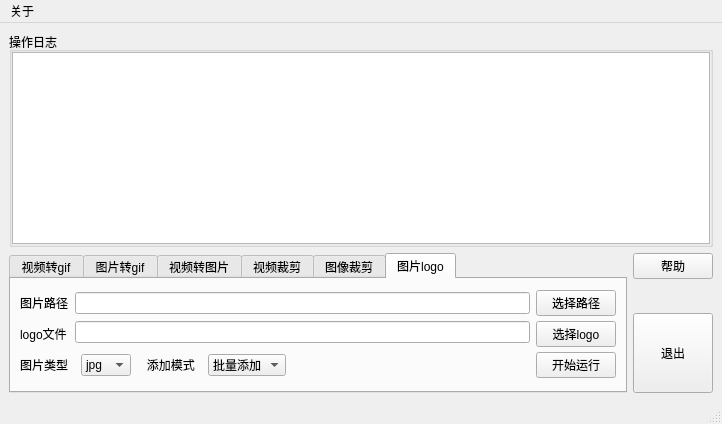
<?xml version="1.0" encoding="UTF-8"?>
<ui version="4.0">
 <class>MainWindow</class>
 <widget class="QMainWindow" name="MainWindow">
  <property name="geometry">
   <rect>
    <x>0</x>
    <y>0</y>
    <width>722</width>
    <height>424</height>
   </rect>
  </property>
  <property name="windowTitle">
   <string>MainWindow</string>
  </property>
  <property name="windowIcon">
   <iconset theme=":/images/icon"/>
  </property>
  <widget class="QWidget" name="centralwidget">
   <layout class="QVBoxLayout" name="verticalLayout_5" stretch="2,1">
    <item>
     <widget class="QGroupBox" name="groupBox">
      <property name="title">
       <string>操作日志</string>
      </property>
      <layout class="QVBoxLayout" name="verticalLayout">
       <property name="spacing">
        <number>0</number>
       </property>
       <property name="leftMargin">
        <number>0</number>
       </property>
       <property name="topMargin">
        <number>0</number>
       </property>
       <property name="rightMargin">
        <number>0</number>
       </property>
       <property name="bottomMargin">
        <number>0</number>
       </property>
       <item>
        <widget class="QListView" name="listView_log">
         <property name="editTriggers">
          <set>QAbstractItemView::NoEditTriggers</set>
         </property>
        </widget>
       </item>
      </layout>
     </widget>
    </item>
    <item>
     <layout class="QHBoxLayout" name="horizontalLayout_6">
      <item>
       <widget class="QTabWidget" name="tabWidget">
        <property name="currentIndex">
         <number>5</number>
        </property>
        <widget class="QWidget" name="tab_video2gif">
         <attribute name="title">
          <string>视频转gif</string>
         </attribute>
         <layout class="QVBoxLayout" name="verticalLayout_4">
          <item>
           <layout class="QHBoxLayout" name="horizontalLayout" stretch="1,20,1">
            <item>
             <widget class="QLabel" name="label">
              <property name="text">
               <string>视频</string>
              </property>
             </widget>
            </item>
            <item>
             <widget class="QLineEdit" name="lineEdit_video2gif_video"/>
            </item>
            <item>
             <widget class="QPushButton" name="pushButton_video2gif_select">
              <property name="text">
               <string>选择视频</string>
              </property>
             </widget>
            </item>
           </layout>
          </item>
          <item>
           <layout class="QHBoxLayout" name="horizontalLayout_5" stretch="1,5,1,5,1">
            <property name="spacing">
             <number>6</number>
            </property>
            <item>
             <widget class="QLabel" name="label_4">
              <property name="text">
               <string>图片间隔:</string>
              </property>
             </widget>
            </item>
            <item>
             <widget class="QComboBox" name="comboBox_video2gif_interval">
              <property name="editable">
               <bool>true</bool>
              </property>
              <item>
               <property name="text">
                <string>0</string>
               </property>
              </item>
              <item>
               <property name="text">
                <string>1</string>
               </property>
              </item>
              <item>
               <property name="text">
                <string>2</string>
               </property>
              </item>
              <item>
               <property name="text">
                <string>3</string>
               </property>
              </item>
              <item>
               <property name="text">
                <string>4</string>
               </property>
              </item>
              <item>
               <property name="text">
                <string>5</string>
               </property>
              </item>
              <item>
               <property name="text">
                <string>6</string>
               </property>
              </item>
              <item>
               <property name="text">
                <string>7</string>
               </property>
              </item>
              <item>
               <property name="text">
                <string>8</string>
               </property>
              </item>
              <item>
               <property name="text">
                <string>9</string>
               </property>
              </item>
              <item>
               <property name="text">
                <string>10</string>
               </property>
              </item>
              <item>
               <property name="text">
                <string>11</string>
               </property>
              </item>
              <item>
               <property name="text">
                <string>12</string>
               </property>
              </item>
              <item>
               <property name="text">
                <string>13</string>
               </property>
              </item>
              <item>
               <property name="text">
                <string>14</string>
               </property>
              </item>
              <item>
               <property name="text">
                <string>15</string>
               </property>
              </item>
              <item>
               <property name="text">
                <string>16</string>
               </property>
              </item>
              <item>
               <property name="text">
                <string>17</string>
               </property>
              </item>
              <item>
               <property name="text">
                <string>18</string>
               </property>
              </item>
              <item>
               <property name="text">
                <string>19</string>
               </property>
              </item>
              <item>
               <property name="text">
                <string>20</string>
               </property>
              </item>
              <item>
               <property name="text">
                <string>20</string>
               </property>
              </item>
              <item>
               <property name="text">
                <string>21</string>
               </property>
              </item>
              <item>
               <property name="text">
                <string>22</string>
               </property>
              </item>
             </widget>
            </item>
            <item>
             <widget class="QLabel" name="label_5">
              <property name="text">
               <string>期望时长:</string>
              </property>
             </widget>
            </item>
            <item>
             <widget class="QLineEdit" name="lineEdit_video2gif_expectTime">
              <property name="text">
               <string>-1</string>
              </property>
             </widget>
            </item>
            <item>
             <widget class="QPushButton" name="pushButton_video2gif_start">
              <property name="text">
               <string>开始转换</string>
              </property>
              <property name="checkable">
               <bool>false</bool>
              </property>
             </widget>
            </item>
           </layout>
          </item>
         </layout>
        </widget>
        <widget class="QWidget" name="tab_images2gif">
         <attribute name="title">
          <string>图片转gif</string>
         </attribute>
         <layout class="QVBoxLayout" name="verticalLayout_13">
          <item>
           <layout class="QHBoxLayout" name="horizontalLayout_9">
            <property name="spacing">
             <number>6</number>
            </property>
            <item>
             <widget class="QLabel" name="label_7">
              <property name="text">
               <string>图片路径</string>
              </property>
             </widget>
            </item>
            <item>
             <widget class="QLineEdit" name="lineEdit_images2gif_imagePath"/>
            </item>
            <item>
             <widget class="QPushButton" name="pushButton_images2gif_select">
              <property name="text">
               <string>选择路径</string>
              </property>
             </widget>
            </item>
           </layout>
          </item>
          <item>
           <layout class="QHBoxLayout" name="horizontalLayout_10">
            <item>
             <layout class="QVBoxLayout" name="verticalLayout_7">
              <item>
               <widget class="QLabel" name="label_8">
                <property name="text">
                 <string>图片类型</string>
                </property>
               </widget>
              </item>
              <item>
               <widget class="QLabel" name="label_11">
                <property name="text">
                 <string>期望时长</string>
                </property>
               </widget>
              </item>
             </layout>
            </item>
            <item>
             <layout class="QVBoxLayout" name="verticalLayout_8">
              <item>
               <widget class="QComboBox" name="comboBox_images2gif_imageType">
                <item>
                 <property name="text">
                  <string>jpg</string>
                 </property>
                </item>
                <item>
                 <property name="text">
                  <string>png</string>
                 </property>
                </item>
               </widget>
              </item>
              <item>
               <widget class="QLineEdit" name="lineEdit_images2gif_expectTime">
                <property name="text">
                 <string>5.0</string>
                </property>
               </widget>
              </item>
             </layout>
            </item>
            <item>
             <layout class="QVBoxLayout" name="verticalLayout_9">
              <item>
               <widget class="QLabel" name="label_9">
                <property name="text">
                 <string>起始编号</string>
                </property>
               </widget>
              </item>
              <item>
               <widget class="QLabel" name="label_12">
                <property name="text">
                 <string>图片间隔</string>
                </property>
               </widget>
              </item>
             </layout>
            </item>
            <item>
             <layout class="QVBoxLayout" name="verticalLayout_10">
              <item>
               <widget class="QLineEdit" name="lineEdit_images2gif_startSeq">
                <property name="text">
                 <string>0</string>
                </property>
               </widget>
              </item>
              <item>
               <widget class="QComboBox" name="comboBox_images2gif_interval">
                <property name="editable">
                 <bool>true</bool>
                </property>
                <item>
                 <property name="text">
                  <string>0</string>
                 </property>
                </item>
                <item>
                 <property name="text">
                  <string>1</string>
                 </property>
                </item>
                <item>
                 <property name="text">
                  <string>2</string>
                 </property>
                </item>
                <item>
                 <property name="text">
                  <string>3</string>
                 </property>
                </item>
                <item>
                 <property name="text">
                  <string>4</string>
                 </property>
                </item>
                <item>
                 <property name="text">
                  <string>5</string>
                 </property>
                </item>
               </widget>
              </item>
             </layout>
            </item>
            <item>
             <layout class="QVBoxLayout" name="verticalLayout_11">
              <item>
               <widget class="QLabel" name="label_10">
                <property name="text">
                 <string>终止编号</string>
                </property>
               </widget>
              </item>
              <item>
               <widget class="QLabel" name="label_13">
                <property name="text">
                 <string>图片缩放</string>
                </property>
               </widget>
              </item>
             </layout>
            </item>
            <item>
             <layout class="QVBoxLayout" name="verticalLayout_12">
              <item>
               <widget class="QLineEdit" name="lineEdit_images2gif_endSeq">
                <property name="text">
                 <string>100</string>
                </property>
               </widget>
              </item>
              <item>
               <widget class="QLineEdit" name="lineEdit_images2gif_scale">
                <property name="text">
                 <string>1.0</string>
                </property>
               </widget>
              </item>
             </layout>
            </item>
            <item>
             <widget class="QPushButton" name="pushButton_images2gif_start">
              <property name="minimumSize">
               <size>
                <width>0</width>
                <height>60</height>
               </size>
              </property>
              <property name="text">
               <string>开始转换</string>
              </property>
              <property name="checkable">
               <bool>false</bool>
              </property>
             </widget>
            </item>
           </layout>
          </item>
         </layout>
        </widget>
        <widget class="QWidget" name="tab_video2images">
         <attribute name="title">
          <string>视频转图片</string>
         </attribute>
         <layout class="QVBoxLayout" name="verticalLayout_6">
          <item>
           <layout class="QHBoxLayout" name="horizontalLayout_7">
            <item>
             <widget class="QLabel" name="label_6">
              <property name="text">
               <string>视频</string>
              </property>
             </widget>
            </item>
            <item>
             <widget class="QLineEdit" name="lineEdit_video2images_video"/>
            </item>
            <item>
             <widget class="QPushButton" name="pushButton_video2images_select">
              <property name="text">
               <string>选择视频</string>
              </property>
             </widget>
            </item>
           </layout>
          </item>
          <item>
           <layout class="QHBoxLayout" name="horizontalLayout_8">
            <item>
             <spacer name="horizontalSpacer_3">
              <property name="orientation">
               <enum>Qt::Horizontal</enum>
              </property>
              <property name="sizeHint" stdset="0">
               <size>
                <width>40</width>
                <height>20</height>
               </size>
              </property>
             </spacer>
            </item>
            <item>
             <widget class="QPushButton" name="pushButton_video2images_start">
              <property name="text">
               <string>开始转换</string>
              </property>
              <property name="checkable">
               <bool>false</bool>
              </property>
             </widget>
            </item>
           </layout>
          </item>
         </layout>
        </widget>
        <widget class="QWidget" name="tab_videoCutter">
         <attribute name="title">
          <string>视频裁剪</string>
         </attribute>
         <layout class="QVBoxLayout" name="verticalLayout_14">
          <item>
           <layout class="QHBoxLayout" name="horizontalLayout_14">
            <item>
             <widget class="QLabel" name="label_15">
              <property name="text">
               <string>视频</string>
              </property>
             </widget>
            </item>
            <item>
             <widget class="QLineEdit" name="lineEdit_videoCutter_video"/>
            </item>
            <item>
             <widget class="QPushButton" name="pushButton_videoCutter_select">
              <property name="text">
               <string>选择视频</string>
              </property>
             </widget>
            </item>
           </layout>
          </item>
          <item>
           <layout class="QHBoxLayout" name="horizontalLayout_13">
            <item>
             <spacer name="horizontalSpacer_2">
              <property name="orientation">
               <enum>Qt::Horizontal</enum>
              </property>
              <property name="sizeHint" stdset="0">
               <size>
                <width>40</width>
                <height>20</height>
               </size>
              </property>
             </spacer>
            </item>
            <item>
             <widget class="QPushButton" name="pushButton_videoCutter_start">
              <property name="text">
               <string>开始运行</string>
              </property>
              <property name="checkable">
               <bool>false</bool>
              </property>
             </widget>
            </item>
           </layout>
          </item>
         </layout>
        </widget>
        <widget class="QWidget" name="tab_imageCutter">
         <attribute name="title">
          <string>图像裁剪</string>
         </attribute>
         <layout class="QVBoxLayout" name="verticalLayout_2">
          <item>
           <layout class="QHBoxLayout" name="horizontalLayout_2">
            <item>
             <widget class="QLabel" name="label_14">
              <property name="text">
               <string>图片路径</string>
              </property>
             </widget>
            </item>
            <item>
             <widget class="QLineEdit" name="lineEdit_imagesCutter_imagePath"/>
            </item>
            <item>
             <widget class="QPushButton" name="pushButton_imagesCutter_select">
              <property name="text">
               <string>选择路径</string>
              </property>
             </widget>
            </item>
           </layout>
          </item>
          <item>
           <layout class="QHBoxLayout" name="horizontalLayout_12">
            <item>
             <layout class="QHBoxLayout" name="horizontalLayout_3">
              <item>
               <widget class="QLabel" name="label_16">
                <property name="text">
                 <string>图片类型</string>
                </property>
               </widget>
              </item>
              <item>
               <widget class="QComboBox" name="comboBox_imagesCutter_imageType">
                <item>
                 <property name="text">
                  <string>jpg</string>
                 </property>
                </item>
                <item>
                 <property name="text">
                  <string>png</string>
                 </property>
                </item>
               </widget>
              </item>
             </layout>
            </item>
            <item>
             <layout class="QHBoxLayout" name="horizontalLayout_11" stretch="1,1">
              <item>
               <widget class="QLabel" name="label_17">
                <property name="text">
                 <string>锁定宽高比</string>
                </property>
               </widget>
              </item>
              <item>
               <layout class="QHBoxLayout" name="horizontalLayout_4">
                <item>
                 <widget class="QLineEdit" name="lineEdit_imagesCutter_w">
                  <property name="text">
                   <string>-1</string>
                  </property>
                  <property name="alignment">
                   <set>Qt::AlignRight|Qt::AlignTrailing|Qt::AlignVCenter</set>
                  </property>
                 </widget>
                </item>
                <item>
                 <widget class="QLabel" name="label_18">
                  <property name="text">
                   <string>X</string>
                  </property>
                 </widget>
                </item>
                <item>
                 <widget class="QLineEdit" name="lineEdit_imagesCutter_h">
                  <property name="text">
                   <string>-1</string>
                  </property>
                 </widget>
                </item>
               </layout>
              </item>
             </layout>
            </item>
            <item>
             <widget class="QCheckBox" name="checkBox_imagesCutter_asTargetSize">
              <property name="text">
               <string>是否作为目标尺寸</string>
              </property>
             </widget>
            </item>
            <item>
             <spacer name="horizontalSpacer">
              <property name="orientation">
               <enum>Qt::Horizontal</enum>
              </property>
              <property name="sizeHint" stdset="0">
               <size>
                <width>40</width>
                <height>20</height>
               </size>
              </property>
             </spacer>
            </item>
            <item>
             <widget class="QPushButton" name="pushButton_imagesCutter_start">
              <property name="text">
               <string>开始运行</string>
              </property>
              <property name="checkable">
               <bool>false</bool>
              </property>
             </widget>
            </item>
           </layout>
          </item>
         </layout>
        </widget>
        <widget class="QWidget" name="tab_imageAddMask">
         <attribute name="title">
          <string>图片logo</string>
         </attribute>
         <layout class="QVBoxLayout" name="verticalLayout_18">
          <property name="spacing">
           <number>3</number>
          </property>
          <property name="leftMargin">
           <number>9</number>
          </property>
          <item>
           <layout class="QHBoxLayout" name="horizontalLayout_16">
            <property name="spacing">
             <number>6</number>
            </property>
            <item>
             <layout class="QVBoxLayout" name="verticalLayout_15">
              <property name="spacing">
               <number>5</number>
              </property>
              <item>
               <widget class="QLabel" name="label_19">
                <property name="text">
                 <string>图片路径</string>
                </property>
               </widget>
              </item>
              <item>
               <widget class="QLabel" name="label_20">
                <property name="text">
                 <string>logo文件</string>
                </property>
               </widget>
              </item>
             </layout>
            </item>
            <item>
             <layout class="QVBoxLayout" name="verticalLayout_16">
              <property name="spacing">
               <number>5</number>
              </property>
              <item>
               <widget class="QLineEdit" name="lineEdit_imagesAddLogo_imagePath">
                <property name="minimumSize">
                 <size>
                  <width>0</width>
                  <height>0</height>
                 </size>
                </property>
               </widget>
              </item>
              <item>
               <widget class="QLineEdit" name="lineEdit_imagesAddLogo_logo">
                <property name="minimumSize">
                 <size>
                  <width>0</width>
                  <height>0</height>
                 </size>
                </property>
               </widget>
              </item>
             </layout>
            </item>
            <item>
             <layout class="QVBoxLayout" name="verticalLayout_17">
              <property name="spacing">
               <number>5</number>
              </property>
              <item>
               <widget class="QPushButton" name="pushButton_imagesAddLogo_selectImageDir">
                <property name="text">
                 <string>选择路径</string>
                </property>
               </widget>
              </item>
              <item>
               <widget class="QPushButton" name="pushButton_imagesAddLogo_selectLogo">
                <property name="text">
                 <string>选择logo</string>
                </property>
               </widget>
              </item>
             </layout>
            </item>
           </layout>
          </item>
          <item>
           <layout class="QHBoxLayout" name="horizontalLayout_15" stretch="1,1,1,1,10,1">
            <property name="spacing">
             <number>6</number>
            </property>
            <item>
             <widget class="QLabel" name="label_21">
              <property name="text">
               <string>图片类型  </string>
              </property>
             </widget>
            </item>
            <item>
             <widget class="QComboBox" name="comboBox_imageAddLogo_imgType">
              <item>
               <property name="text">
                <string>jpg</string>
               </property>
              </item>
              <item>
               <property name="text">
                <string>png</string>
               </property>
              </item>
             </widget>
            </item>
            <item>
             <widget class="QLabel" name="label_3">
              <property name="text">
               <string>   添加模式  </string>
              </property>
             </widget>
            </item>
            <item>
             <widget class="QComboBox" name="comboBox_imagesAddLogo_mode">
              <item>
               <property name="text">
                <string>批量添加</string>
               </property>
              </item>
              <item>
               <property name="text">
                <string>逐张添加</string>
               </property>
              </item>
             </widget>
            </item>
            <item>
             <spacer name="horizontalSpacer_4">
              <property name="orientation">
               <enum>Qt::Horizontal</enum>
              </property>
              <property name="sizeHint" stdset="0">
               <size>
                <width>40</width>
                <height>20</height>
               </size>
              </property>
             </spacer>
            </item>
            <item>
             <widget class="QPushButton" name="pushButton_imagesAddLogo_start">
              <property name="text">
               <string>开始运行</string>
              </property>
              <property name="checkable">
               <bool>false</bool>
              </property>
             </widget>
            </item>
           </layout>
          </item>
         </layout>
        </widget>
       </widget>
      </item>
      <item>
       <layout class="QVBoxLayout" name="verticalLayout_3">
        <item>
         <widget class="QPushButton" name="pushButton_help">
          <property name="text">
           <string>帮助</string>
          </property>
         </widget>
        </item>
        <item>
         <spacer name="verticalSpacer">
          <property name="orientation">
           <enum>Qt::Vertical</enum>
          </property>
          <property name="sizeHint" stdset="0">
           <size>
            <width>20</width>
            <height>40</height>
           </size>
          </property>
         </spacer>
        </item>
        <item>
         <widget class="QPushButton" name="pushButton_forceQuit">
          <property name="minimumSize">
           <size>
            <width>80</width>
            <height>80</height>
           </size>
          </property>
          <property name="maximumSize">
           <size>
            <width>16777215</width>
            <height>16777215</height>
           </size>
          </property>
          <property name="text">
           <string>退出</string>
          </property>
         </widget>
        </item>
       </layout>
      </item>
     </layout>
    </item>
   </layout>
  </widget>
  <widget class="QStatusBar" name="statusbar"/>
  <widget class="QMenuBar" name="menuBar">
   <property name="geometry">
    <rect>
     <x>0</x>
     <y>0</y>
     <width>722</width>
     <height>28</height>
    </rect>
   </property>
   <widget class="QMenu" name="menu">
    <property name="title">
     <string>关于</string>
    </property>
    <addaction name="action_author"/>
   </widget>
   <addaction name="menu"/>
  </widget>
  <action name="action_author">
   <property name="text">
    <string>作者</string>
   </property>
  </action>
 </widget>
 <resources/>
 <connections/>
</ui>
